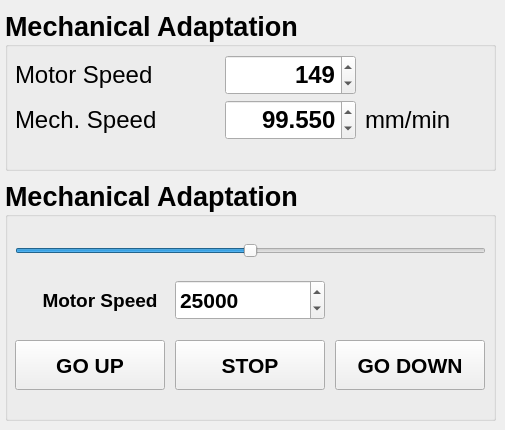
      <widget class="QWidget" name="tab_speed_tune">
       <attribute name="title">
        <string/>
       </attribute>
       <widget class="QGroupBox" name="groupBox_6">
        <property name="geometry">
         <rect>
          <x>5</x>
          <y>10</y>
          <width>491</width>
          <height>161</height>
         </rect>
        </property>
        <property name="font">
         <font>
          <pointsize>20</pointsize>
          <weight>75</weight>
          <bold>true</bold>
         </font>
        </property>
        <property name="title">
         <string>Mechanical Adaptation</string>
        </property>
        <widget class="QLabel" name="label_unit_disp_speed">
         <property name="geometry">
          <rect>
           <x>360</x>
           <y>90</y>
           <width>94</width>
           <height>40</height>
          </rect>
         </property>
         <property name="font">
          <font>
           <pointsize>18</pointsize>
           <weight>50</weight>
           <bold>false</bold>
          </font>
         </property>
         <property name="text">
          <string>mm/min</string>
         </property>
         <property name="alignment">
          <set>Qt::AlignLeading|Qt::AlignLeft|Qt::AlignVCenter</set>
         </property>
        </widget>
        <widget class="QDoubleSpinBox" name="doubleSpinBox_displ_speed">
         <property name="geometry">
          <rect>
           <x>220</x>
           <y>90</y>
           <width>131</width>
           <height>40</height>
          </rect>
         </property>
         <property name="font">
          <font>
           <pointsize>18</pointsize>
          </font>
         </property>
         <property name="alignment">
          <set>Qt::AlignRight|Qt::AlignTrailing|Qt::AlignVCenter</set>
         </property>
         <property name="decimals">
          <number>3</number>
         </property>
         <property name="minimum">
          <double>0.001000000000000</double>
         </property>
         <property name="maximum">
          <double>9000.000000000000000</double>
         </property>
         <property name="singleStep">
          <double>0.001000000000000</double>
         </property>
         <property name="value">
          <double>99.549999999999997</double>
         </property>
        </widget>
        <widget class="QLabel" name="label_47">
         <property name="geometry">
          <rect>
           <x>10</x>
           <y>45</y>
           <width>200</width>
           <height>40</height>
          </rect>
         </property>
         <property name="font">
          <font>
           <pointsize>18</pointsize>
           <weight>50</weight>
           <bold>false</bold>
          </font>
         </property>
         <property name="text">
          <string>Motor Speed</string>
         </property>
         <property name="alignment">
          <set>Qt::AlignLeading|Qt::AlignLeft|Qt::AlignVCenter</set>
         </property>
        </widget>
        <widget class="QDoubleSpinBox" name="doubleSpinBox_motor_rpm">
         <property name="geometry">
          <rect>
           <x>220</x>
           <y>45</y>
           <width>131</width>
           <height>40</height>
          </rect>
         </property>
         <property name="font">
          <font>
           <pointsize>18</pointsize>
          </font>
         </property>
         <property name="alignment">
          <set>Qt::AlignRight|Qt::AlignTrailing|Qt::AlignVCenter</set>
         </property>
         <property name="decimals">
          <number>0</number>
         </property>
         <property name="minimum">
          <double>0.000000000000000</double>
         </property>
         <property name="maximum">
          <double>9000.000000000000000</double>
         </property>
         <property name="singleStep">
          <double>0.001000000000000</double>
         </property>
         <property name="value">
          <double>149.000000000000000</double>
         </property>
        </widget>
        <widget class="QLabel" name="label_44">
         <property name="geometry">
          <rect>
           <x>10</x>
           <y>90</y>
           <width>200</width>
           <height>40</height>
          </rect>
         </property>
         <property name="font">
          <font>
           <pointsize>18</pointsize>
           <weight>50</weight>
           <bold>false</bold>
          </font>
         </property>
         <property name="text">
          <string>Mech. Speed </string>
         </property>
         <property name="alignment">
          <set>Qt::AlignLeading|Qt::AlignLeft|Qt::AlignVCenter</set>
         </property>
        </widget>
       </widget>
       <widget class="QGroupBox" name="groupBox_8">
        <property name="geometry">
         <rect>
          <x>5</x>
          <y>180</y>
          <width>491</width>
          <height>241</height>
         </rect>
        </property>
        <property name="font">
         <font>
          <pointsize>20</pointsize>
          <weight>75</weight>
          <bold>true</bold>
         </font>
        </property>
        <property name="title">
         <string>Mechanical Adaptation</string>
        </property>
        <widget class="QPushButton" name="pushButton_step_run_down">
         <property name="geometry">
          <rect>
           <x>330</x>
           <y>160</y>
           <width>150</width>
           <height>50</height>
          </rect>
         </property>
         <property name="font">
          <font>
           <pointsize>16</pointsize>
          </font>
         </property>
         <property name="text">
          <string>GO DOWN</string>
         </property>
        </widget>
        <widget class="QSpinBox" name="spinBox_step_motor_speed">
         <property name="geometry">
          <rect>
           <x>170</x>
           <y>100</y>
           <width>150</width>
           <height>40</height>
          </rect>
         </property>
         <property name="font">
          <font>
           <pointsize>16</pointsize>
          </font>
         </property>
         <property name="maximum">
          <number>50000</number>
         </property>
         <property name="value">
          <number>25000</number>
         </property>
        </widget>
        <widget class="QSlider" name="horizontalSlider_step_motor_speed">
         <property name="geometry">
          <rect>
           <x>10</x>
           <y>50</y>
           <width>471</width>
           <height>41</height>
          </rect>
         </property>
         <property name="maximum">
          <number>50000</number>
         </property>
         <property name="value">
          <number>25000</number>
         </property>
         <property name="orientation">
          <enum>Qt::Horizontal</enum>
         </property>
        </widget>
        <widget class="QPushButton" name="pushButton_step_stop">
         <property name="geometry">
          <rect>
           <x>170</x>
           <y>160</y>
           <width>150</width>
           <height>50</height>
          </rect>
         </property>
         <property name="font">
          <font>
           <pointsize>16</pointsize>
          </font>
         </property>
         <property name="text">
          <string>STOP</string>
         </property>
        </widget>
        <widget class="QLabel" name="label_stepper_pos_4">
         <property name="geometry">
          <rect>
           <x>20</x>
           <y>100</y>
           <width>150</width>
           <height>40</height>
          </rect>
         </property>
         <property name="font">
          <font>
           <pointsize>14</pointsize>
          </font>
         </property>
         <property name="text">
          <string>Motor Speed</string>
         </property>
         <property name="alignment">
          <set>Qt::AlignCenter</set>
         </property>
        </widget>
        <widget class="QPushButton" name="pushButton_step_run_up">
         <property name="geometry">
          <rect>
           <x>10</x>
           <y>160</y>
           <width>150</width>
           <height>50</height>
          </rect>
         </property>
         <property name="font">
          <font>
           <pointsize>16</pointsize>
          </font>
         </property>
         <property name="text">
          <string>GO UP</string>
         </property>
        </widget>
       </widget>
      </widget>
